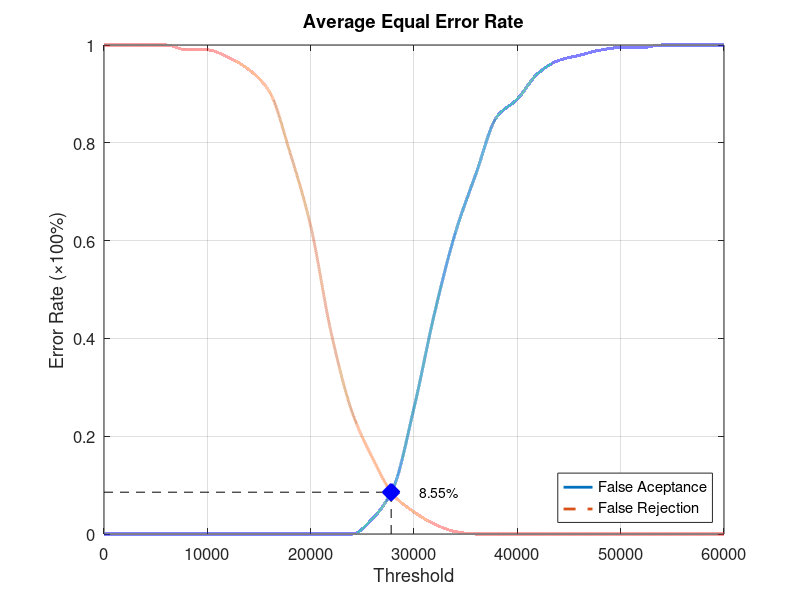
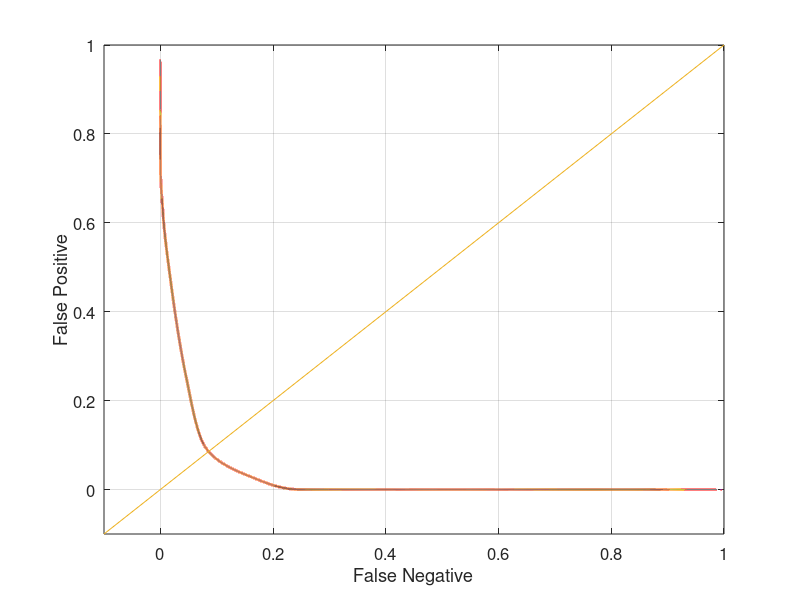

These figures' MATLAB source, in order:
function yEER = Database3_4
close all;
clear;
clc;
x = 0:2000:60000;
xq = 0:0.5:60000;

y0 = [0 0 0 0 0 0 0 0 0 0 0 0 0 0.0315789 0.0947368 0.257895 0.452632 0.615789 0.736842 0.852632 0.889474 0.942105 0.968421 0.978947 0.989474 0.994737 0.994737 1 1 1 1];
yy0 = interp1(x, y0, xq, 'pchip');
y1 = [1 1 1 1 0.99 0.99 0.975 0.95 0.905 0.78 0.63 0.41 0.25 0.155 0.08 0.045 0.02 0.005 0 0 0 0 0 0 0 0 0 0 0 0 0];
yy1 = interp1(x, y1, xq, 'pchip');

% Calculating EER: 
y2 = abs(y0 - y1);
find(y2 == min(y2))
yy2 = abs(yy0 - yy1);
xEER = find(yy2 == min(yy2));
xEERIndex = xq(xEER) % X-axis EER
yEER = yy0(xEER) % Y-axis EER

main = figure
plot(xq, yy0,'-','LineWidth', 2);	hold on
plot(xq, yy1,'--','LineWidth', 2);	hold on
plot([xEERIndex xEERIndex], [0 yEER], 'k--');	hold on
plot([0 xEERIndex], [yEER yEER], 'k--');	hold on
plot(xEERIndex, yEER, 'bx', 'LineWidth', 10);	hold on
text(xEERIndex + 10 * xEERIndex / 100, yEER, [num2str(round((10000 * yEER)) / 100) '%'])
legend('False Aceptance', 'False Rejection', 'Location', 'SouthEast')
xlabel('Threshold')
ylabel('Error Rate (\times100%)')
title('Average Equal Error Rate')
set(gca, 'FontSize', 12)
axis([0 60000 0 1])
grid on

print(main, 'Database3_4Main', '-dpng');
FNRxFPR = figure('Color', [1 1 1]);
plot(yy1, yy0, '-', yy1, yy0, 'LineWidth', 2);
hold on
y = -0.1:0.1:1
plot(y, y); 
set(gca, 'FontSize', 12)
xlabel('False Negative')
ylabel('False Positive')
axis([-0.1 1 -0.1 1])
set(gca, 'FontSize', 12)
grid on

print(FNRxFPR, 'Database3_4FNRxFPR','-dpng');
end
